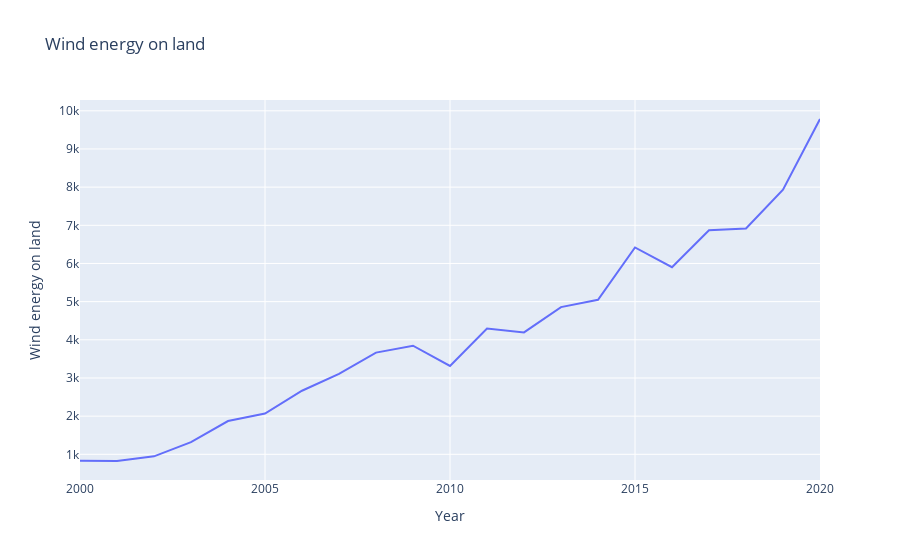

Notebook code for this chart:
### Code cell
fig = px.line(dfs, x="Year", y="Wind energy on land", title='Wind energy on land')
fig.show()

### Figure 1 — Plotly figure (JSON) as saved in the notebook; plotly's stock layout.template omitted (floating-point values rounded to 4 significant figures)
{"data": [{"hovertemplate": "Year=%{x}<br>Wind energy on land=%{y}<extra></extra>", "legendgroup": "", "line": {"color": "#636efa", "dash": "solid"}, "mode": "lines", "name": "", "orientation": "v", "showlegend": false, "type": "scatter", "x": [2000, 2001, 2002, 2003, 2004, 2005, 2006, 2007, 2008, 2009, 2010, 2011, 2012, 2013, 2014, 2015, 2016, 2017, 2018, 2019, 2020], "xaxis": "x", "y": [829, 825, 947, 1320, 1871, 2067, 2666, 3108, 3664, 3846, 3315, 4298, 4193, 4856, 5049, 6420, 5901, 6869, 6918, 7935, 9785], "yaxis": "y"}], "layout": {"legend": {"tracegroupgap": 0}, "title": {"text": "Wind energy on land"}, "xaxis": {"anchor": "y", "domain": [0, 1], "title": {"text": "Year"}}, "yaxis": {"anchor": "x", "domain": [0, 1], "title": {"text": "Wind energy on land"}}}}
